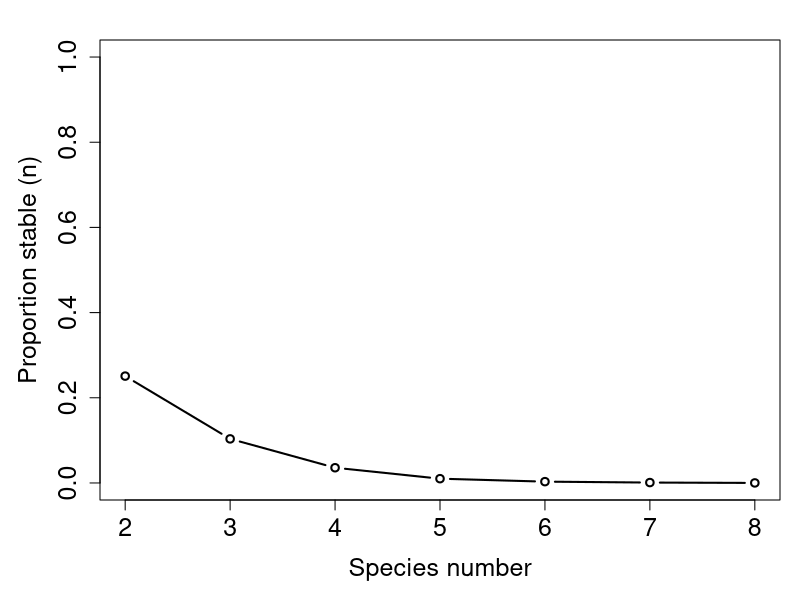
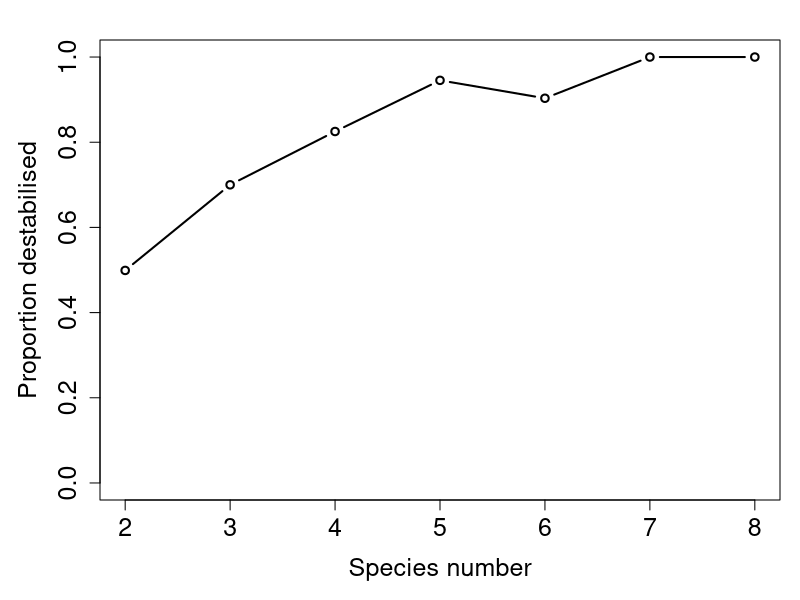
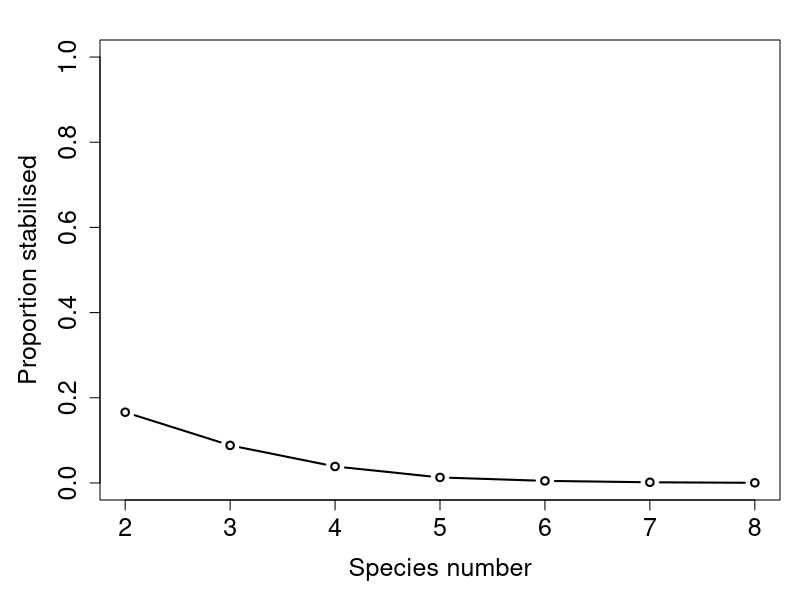
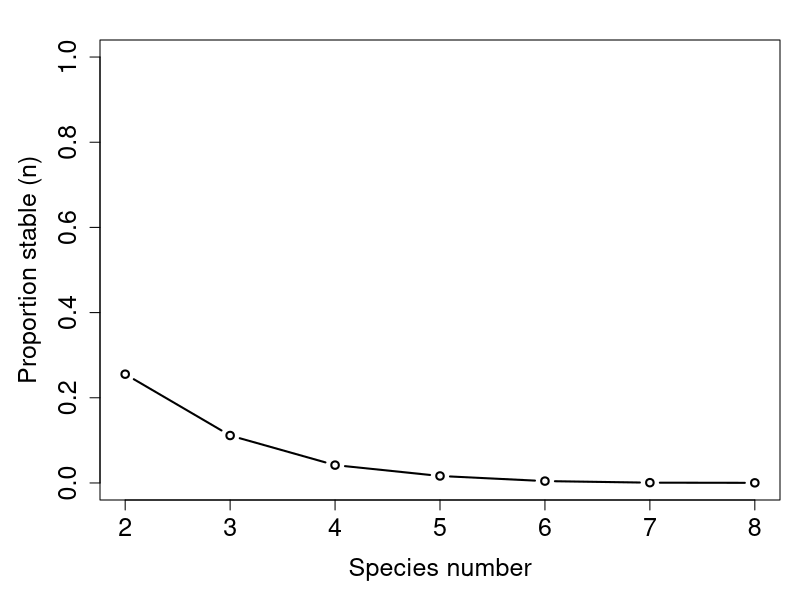
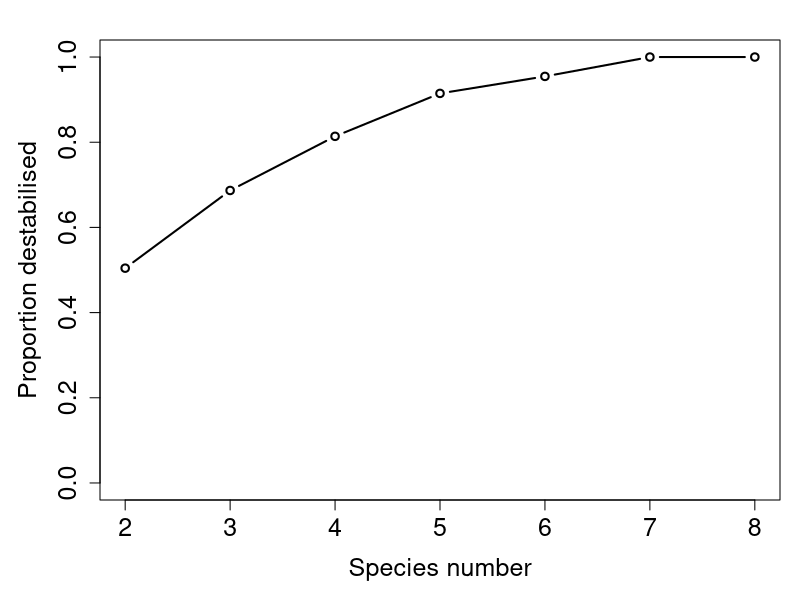
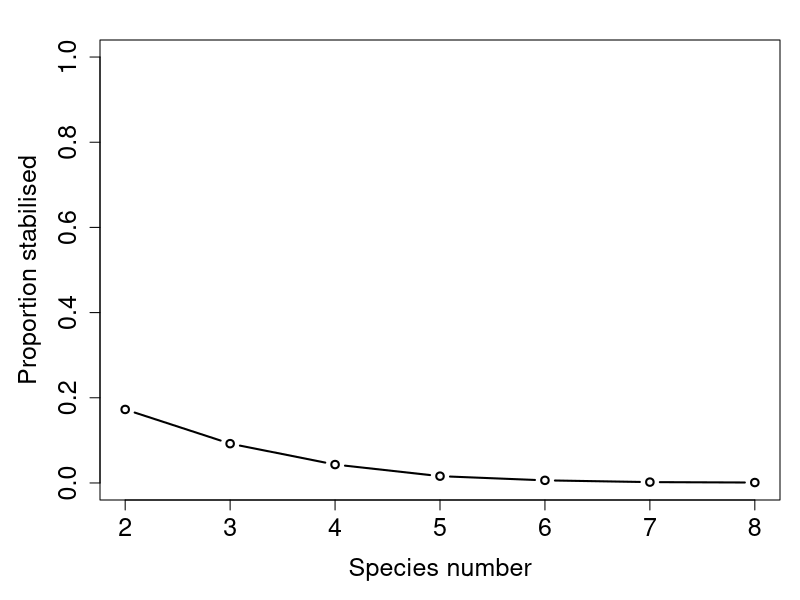

These charts were generated, in order, by the following R code:
## ---- chunk 1
random_comm <- function(dm = 2, iter = 10000){
    stabilised_fastevo <- NULL;
    unstabled_fastevo  <- NULL;
    nn           <- dm * dm;
    tot_stabled  <- 0;
    tot_ustabled <- 0;
    tot_eco_stab <- 0;
    stabilised_fastevo <- NULL;
    unstabled_fastevo  <- NULL;
    while(iter > 0){
        stabilised   <- 0;
        unstabilised <- 0;
        Adat <- runif(n = nn, min = -4, max = 4);
        Bdat <- runif(n = nn, min = -4, max = 4);
        Cdat <- runif(n = nn, min = -4, max = 4);
        A    <- matrix(data = Adat, nrow = dm, ncol = dm);
        B    <- matrix(data = Bdat, nrow = dm, ncol = dm);
        C    <- matrix(data = Cdat, nrow = dm, ncol = dm);
        egD  <- 1;
        while(egD >= 0){
             Ddat <- runif(n = nn, min = -4, max = 4);
             D    <- matrix(data = Ddat, nrow = dm, ncol = dm);
             egD  <- max(Re(eigen(D)$values))
        }
        eco_stable       <- max(Re(eigen(A)$values)) < 0;
        slow_evo_maxE    <- max(Re(eigen(A + B %*% solve(D) %*% (-C))$values));
        stable_fast_evo  <- slow_evo_maxE < 0;
        if(eco_stable == FALSE & stable_fast_evo == TRUE){
            list_ele <- length(stabilised_fastevo$A) + 1;
            stabilised_fastevo$A[[list_ele]] <- A;
            stabilised_fastevo$B[[list_ele]] <- B;
            stabilised_fastevo$C[[list_ele]] <- C;
            stabilised_fastevo$D[[list_ele]] <- D;
            stabilised   <- 1;
        }
        if(eco_stable == TRUE & stable_fast_evo == FALSE){
            list_ele <- length(unstabled_fastevo$A) + 1;
            unstabled_fastevo$A[[list_ele]] <- A;
            unstabled_fastevo$B[[list_ele]] <- B;
            unstabled_fastevo$C[[list_ele]] <- C;
            unstabled_fastevo$D[[list_ele]] <- D;
            unstabilised   <- 1;
        }
        if(stabilised == 1){
            tot_stabled <- tot_stabled + 1;
        }
        if(unstabilised == 1){
            tot_ustabled <- tot_ustabled + 1;
        }
        if(eco_stable == TRUE){
            tot_eco_stab <- tot_eco_stab + 1;
        }
        iter <- iter - 1;
    }
    results <- list(ecologically_stable = tot_eco_stab, 
                    stabilised = tot_stabled, destabilised = tot_ustabled,
                    stabilised_all   = stabilised_fastevo, 
                    destabilised_all = unstabled_fastevo);
    return(results);
}
## ---- chunk 2
dat       <- read.table(file = "rand_sims.txt", header = TRUE);
species   <- dat[,1];
pr_stable <- dat[,2] / (dat[,2] + dat[,4]);
par(mar = c(5, 5, 2, 1));
plot(x = species, y = pr_stable, type = "b", lwd = 2, ylim = c(0, 1),
     xlab = "Species number", ylab = "Proportion stable (n)",
     cex.axis = 1.5, cex.lab = 1.5);
## ---- chunk 3
pr_destabilised <- dat[,3] / dat[,2];
par(mar = c(5, 5, 2, 1));
plot(x = species, y = pr_destabilised, type = "b", lwd = 2, ylim = c(0, 1),
     xlab = "Species number", ylab = "Proportion destabilised",
     cex.axis = 1.5, cex.lab = 1.5);
## ---- chunk 4
pr_stabilised <- dat[,5] / dat[,4];
par(mar = c(5, 5, 2, 1));
plot(x = species, y = pr_stabilised, type = "b", lwd = 2, ylim = c(0, 1),
     xlab = "Species number", ylab = "Proportion stabilised",
     cex.axis = 1.5, cex.lab = 1.5);
## ---- chunk 5
dat       <- read.table(file = "rand_sims_var_gen.txt", header = TRUE);
species   <- dat[,1];
pr_stable <- dat[,2] / (dat[,2] + dat[,4]);
par(mar = c(5, 5, 2, 1));
plot(x = species, y = pr_stable, type = "b", lwd = 2, ylim = c(0, 1),
     xlab = "Species number", ylab = "Proportion stable (n)",
     cex.axis = 1.5, cex.lab = 1.5);
## ---- chunk 6
pr_destabilised <- dat[,3] / dat[,2];
par(mar = c(5, 5, 2, 1));
plot(x = species, y = pr_destabilised, type = "b", lwd = 2, ylim = c(0, 1),
     xlab = "Species number", ylab = "Proportion destabilised",
     cex.axis = 1.5, cex.lab = 1.5);
## ---- chunk 7
pr_stabilised <- dat[,5] / dat[,4];
par(mar = c(5, 5, 2, 1));
plot(x = species, y = pr_stabilised, type = "b", lwd = 2, ylim = c(0, 1),
     xlab = "Species number", ylab = "Proportion stabilised",
     cex.axis = 1.5, cex.lab = 1.5);
